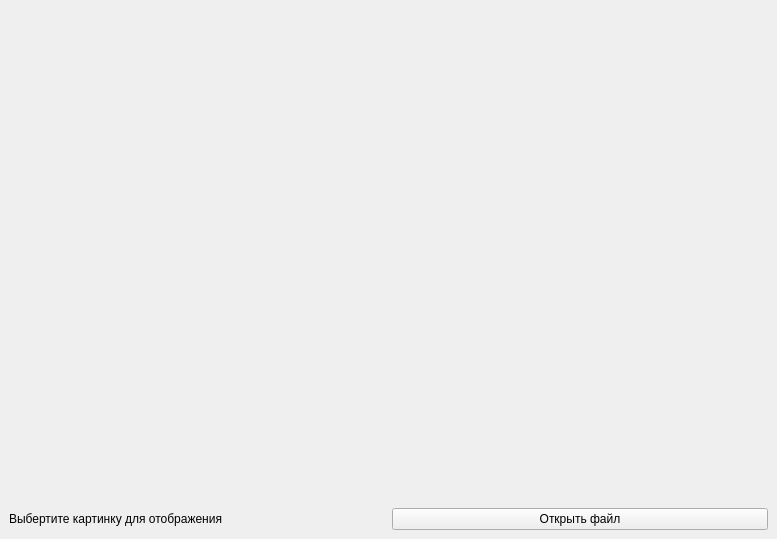
<?xml version="1.0" encoding="UTF-8"?>
<ui version="4.0">
 <class>ImageViewer</class>
 <widget class="QMainWindow" name="ImageViewer">
  <property name="geometry">
   <rect>
    <x>0</x>
    <y>0</y>
    <width>777</width>
    <height>539</height>
   </rect>
  </property>
  <property name="windowTitle">
   <string>ImageViewer</string>
  </property>
  <widget class="QWidget" name="centralwidget">
   <layout class="QGridLayout" name="gridLayout_2">
    <item row="1" column="0">
     <widget class="QLabel" name="LableFileOpen">
      <property name="text">
       <string>Выбертите картинку для отображения</string>
      </property>
     </widget>
    </item>
    <item row="1" column="1">
     <widget class="QPushButton" name="PushButtonFileOpen">
      <property name="text">
       <string>Открыть файл</string>
      </property>
     </widget>
    </item>
    <item row="0" column="0" colspan="2">
     <widget class="QFrame" name="Screen">
      <layout class="QGridLayout" name="gridLayout">
       <property name="leftMargin">
        <number>0</number>
       </property>
       <property name="topMargin">
        <number>0</number>
       </property>
       <property name="rightMargin">
        <number>0</number>
       </property>
       <property name="bottomMargin">
        <number>0</number>
       </property>
       <property name="spacing">
        <number>0</number>
       </property>
      </layout>
     </widget>
    </item>
   </layout>
  </widget>
 </widget>
 <resources/>
 <connections/>
</ui>
